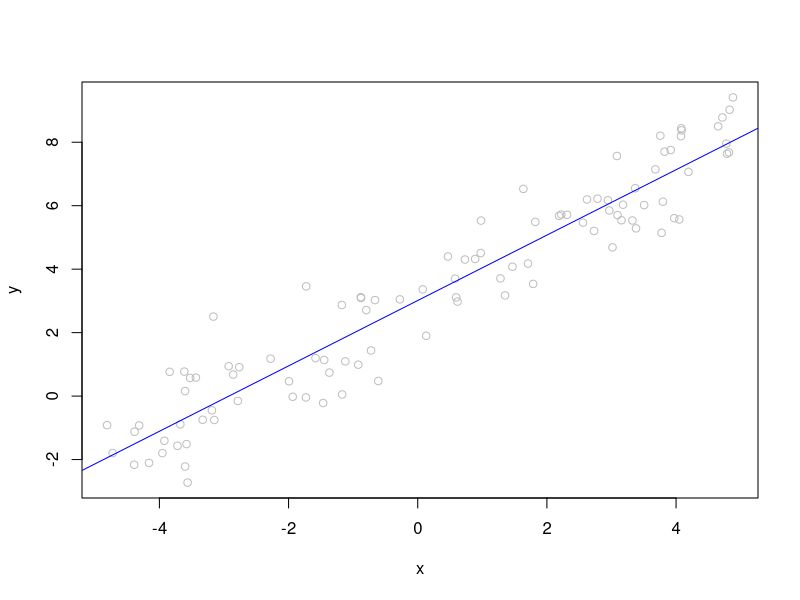
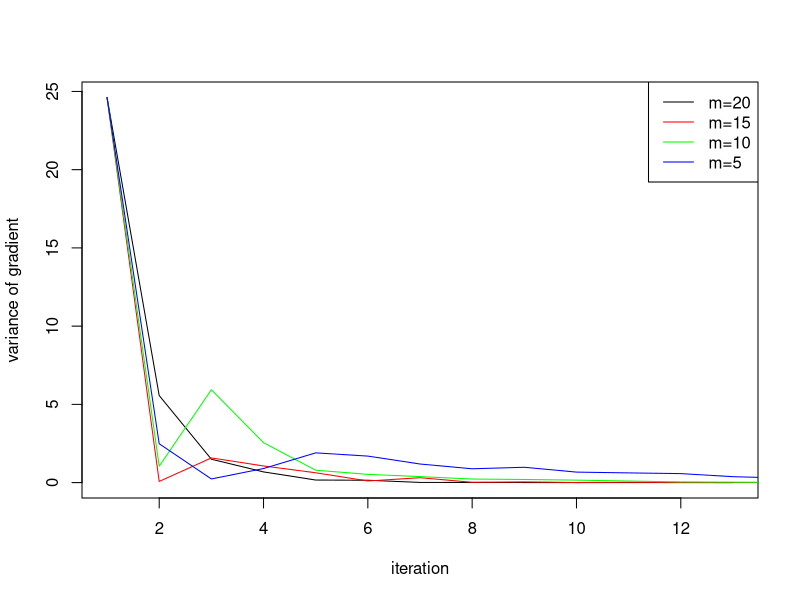
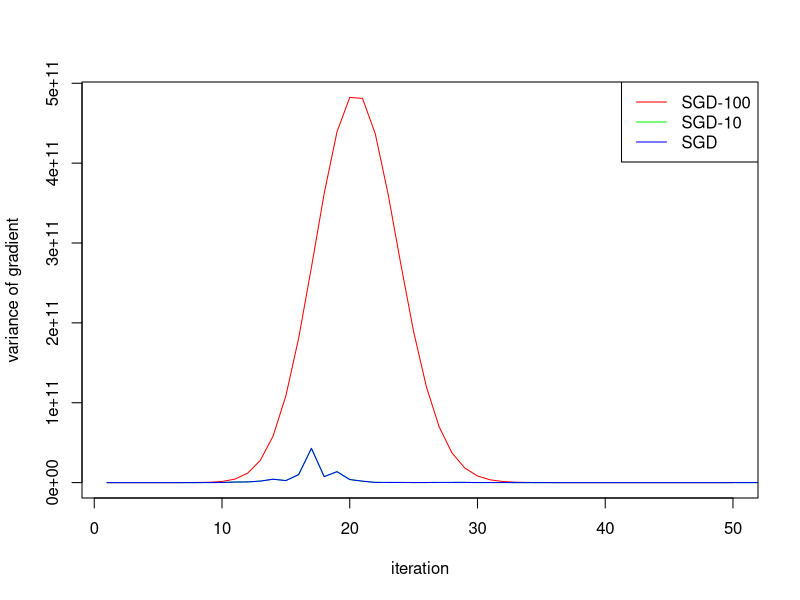
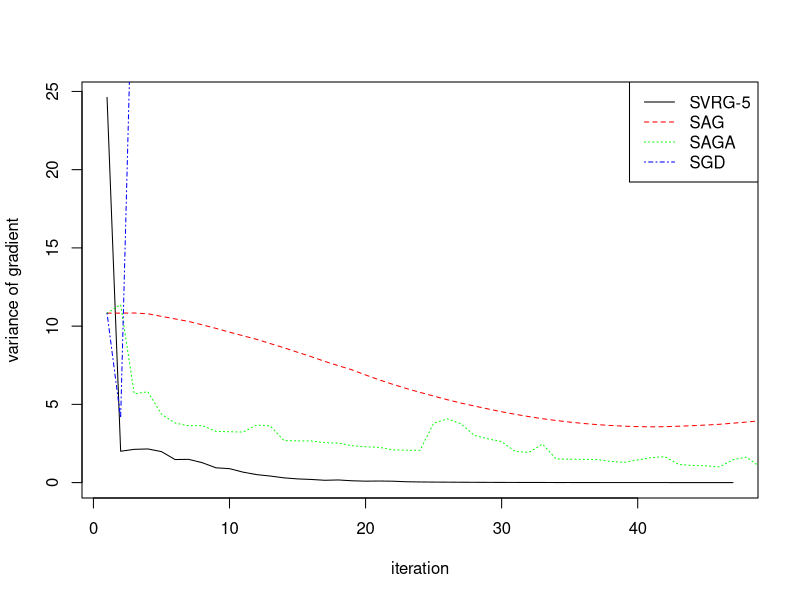
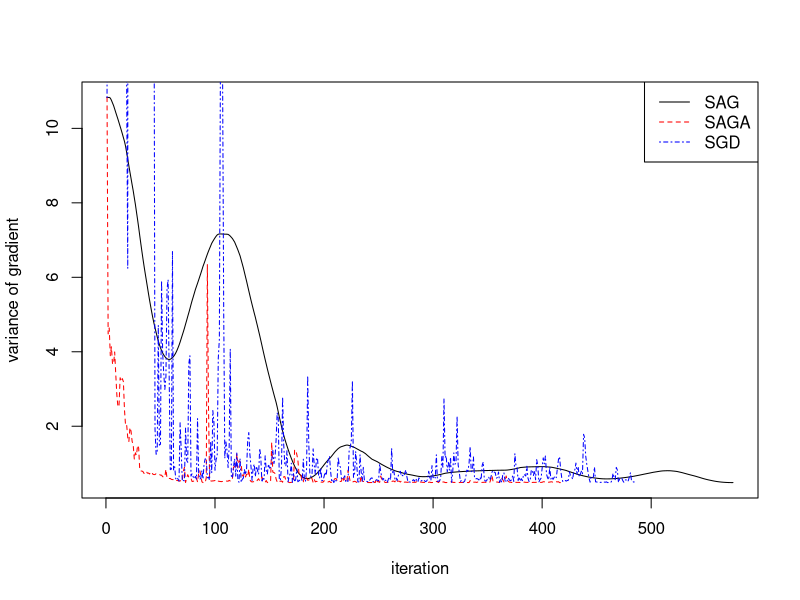

These charts were generated, in order, by the following R code:

#############################################################
# Two norm square
# y^T y 
# @param column vector y
# @return Scalar value
##############################################################
norm <- function(y) {
  r = t(y)%*%y
  r = as.numeric(r)
  return (r)
}
#############################################################
# Backtracking step
# @param x0: current position
# @param func: Function subroutine
# @param derv: derivative function subroutine
# @param alpha: between 0 and 0.5
# @param beta: between 0 and 1
# @param iteration: count
##############################################################
backtrack<-function(x0, fn, derv, s, alpha, beta, count) {
  while (fn(x0 - s*derv(x0)) > fn(x0) -  alpha * s * norm(derv(x0)) ) {
    s = s*beta
    count = count+1
  }
  return (s)
}

#############################################################
# Gradient Descent with fixed step size of 1/sqrt(k)
# where k is the iteration number
# @param func: Function subroutine
# @param derv: derivative function subroutine
# @param start: start position
# @param s : step size
##############################################################
gradient_descent<-function(func, derv, start, s, tol=0.001, maxiters=5000){
  x1 = start
  k=1
  ###########
  ftrace <- c()
  xtrace <- list()
  ftrace <- rbind(ftrace, func(x1))
  xtrace[[k]] <- x1
  k=k+1
  s=0.029
  ###########
  while (norm(derv(x1)) > tol) {
    #s = 1/sqrt(k)
    df <- derv(x1) #cost of finding gradient is O(n)
    x1 <- x1 - s * df
    ##########
    ftrace <- rbind(ftrace, func(x1))
    xtrace[[k]] <- x1
    ############
    k=k+1
    if (k==maxiters) {
      break;
    }
  }
  
  data.frame(
    "f_x" = ftrace,
    "x" = I(xtrace),
    "k" = c(1:length(ftrace))
  )
}


#############################################################
# Stochastic Gradient Descent
# @param func: Function subroutine
# @param derv: derivative function subroutine
# @param start: start position
# @param s : step size
##############################################################
stochastic_gradient_descent<-function(func, derv, derv_i, start, n, m=1, tol=0.001, maxiters=1000){
  x1 = start
  k=1
  ###########
  ftrace <- c()
  vtrace <- c()
  xtrace <- list()
  ftrace <- rbind(ftrace, func(x1))
  vtrace<-rbind(vtrace, var(derv(x1)))
  xtrace[[k]] <- x1
  k=k+1
  ###########
  #s=0.03
  while (norm(derv(x1)) > tol) {
    s = 1/sqrt(k)
    
    ik = sample(1:n,m,replace=F)
    #for (i in index) { #cost of finding gradient is O(m) where m<n
    x1 <- x1 - s * derv(x1,ik) #cost of finding gradient is O(1)
    #}
    ##########
    ftrace <- rbind(ftrace, func(x1))
    vtrace<-rbind(vtrace, var(derv(x1)))
    #print(func(x1))
    xtrace[[k]] <- x1
    ############
    k=k+1
    if (k==maxiters) {
      break;
    }
  }
  
  data.frame(
    "f_x" = ftrace,
    "v_x" = ftrace,
    "x" = I(xtrace),
    "k" = c(1:length(ftrace))
  )
}

#############################################################
# Stochastic Gradient Descent for SAG start value tuning
# @param func: Function subroutine
# @param derv: derivative function subroutine
# @param start: start position
# @param s : step size
##############################################################
stochastic_gradient_descent_sag<-function(func, derv, derv_i, start, n, m=1, tol=0.001, maxiters=1000){
  x1 = start
  k=1
  ###########
  ftrace <- c()
  xtrace <- list()
  ftrace <- rbind(ftrace, func(x1))
  xtrace[[k]] <- x1
  k=k+1
  ###########
  
  while (k<maxiters) {
    s = 1/sqrt(k)
    
    ik = sample(1:n,m,replace=F)
    #for (i in index) { #cost of finding gradient is O(m) where m<n
    x1 <- x1 - s * derv(x1,ik) #cost of finding gradient is O(1)
    #}
    ##########
    ftrace <- rbind(ftrace, func(x1))
    #print(func(x1))
    xtrace[[k]] <- x1
    ############
    k=k+1
  }
  
  data.frame(
    "f_x" = ftrace,
    "x" = I(xtrace),
    "k" = c(1:length(ftrace))
  )
}

#############################################################
# Stochastic Average Gradient: SAG
# @param func: Function subroutine
# @param derv: derivative function subroutine
# @param start: start position
# @param s : step size
##############################################################
sgd_sag<-function(func, derv, derv_i, start, n, m=1, s = 0.01, tol=0.01, maxiters=2000){
  x1 = start
  k=1
  g = list()
  for  (i in 1:n) {
    g[[i]] <- x1
  }
  ###########
  ftrace <- c()
  vtrace <- c()
  xtrace <- list()
  ftrace <- rbind(ftrace, func(x1))
  vtrace<-rbind(vtrace, var(derv(x1)))
  xtrace[[k]] <- x1
  k=k+1
  ###########
  
  while (norm(derv(x1)) > tol) {
    ik = sample(1:n,m,replace=T)
    
    sumg0<- matrix(rep(0, length.out=length(x1)), nrow=length(x1),ncol=1)
    for  (i in 1:n) {
      sumg0 = sumg0+g[[i]]
    }
    g0 = g[[ik]]
    g1 = derv_i(ik, x1)
    g[[ik]]=g1
    
    #for (i in index) { #cost of finding gradient is O(m) where m<n
    x1 <- x1 - s * (g1 - g0 + sumg0) #cost of finding gradient is O(1)
    #}
    ##########
    ftrace <- rbind(ftrace, func(x1))
    vtrace<-rbind(vtrace, var(derv(x1)))
    #print(abs(func(x1)-fstar))
    #print(func(x1))
    #print(var(derv(x1)))
    xtrace[[k]] <- x1
    ############
    k=k+1
    if (k==maxiters) {
      break;
    }
  }
  
  data.frame(
    "f_x" = ftrace,
    "v_x" = ftrace,
    "x" = I(xtrace),
    "k" = c(1:length(ftrace))
  )
}

#############################################################
# Stochastic Gradient Descent: SAGA
# @param func: Function subroutine
# @param derv: derivative function subroutine
# @param start: start position
# @param s : step size
##############################################################
sgd_saga<-function(func, derv, derv_i, start, n, m=1, s=0.01, tol=0.001, maxiters=1000){
  x1 = start
  k=1
  g = list()
  for  (i in 1:n) {
    g[[i]] <- x1
  }
  
  ###########
  ftrace <- c()
  vtrace <- c()
  xtrace <- list()
  ftrace <- rbind(ftrace, func(x1))
  vtrace<-rbind(vtrace, var(derv(x1)))
  xtrace[[k]] <- x1
  k=k+1
  ###########
  
  while (norm(derv(x1)) > tol) {
    #s = 0.01
    ik = sample(1:n,m,replace=F)
    
    sumg0<- matrix(rep(0, length.out=length(x1)), nrow=length(x1),ncol=1)
    for  (i in 1:n) {
      sumg0 = sumg0+g[[i]]
    }
    g0 = g[[ik]]
    g1 = derv_i(ik, x1)
    g[[ik]]=g1
    
    #for (i in index) { #cost of finding gradient is O(m) where m<n
    x1 <- x1 - s * (g1*n - g0*n + sumg0) #cost of finding gradient is O(1)
    #}
    ##########
    ftrace <- rbind(ftrace, func(x1))
    vtrace<-rbind(vtrace, var(derv(x1)))
    #print(abs(func(x1)-fstar))
    #print(func(x1))
    #print(var(derv(x1)))
    xtrace[[k]] <- x1
    ############
    k=k+1
    if (k==maxiters) {
      break;
    }
  }
  
  data.frame(
    "f_x" = ftrace,
    "v_x" = ftrace,
    "x" = I(xtrace),
    "k" = c(1:length(ftrace))
  )
}

#############################################################
# Stochastic Gradient Descent: SVRG
# @param func: Function subroutine
# @param derv: derivative function subroutine
# @param start: start position
# @param s : step size
##############################################################
sgd_svrg<-function(func, derv, derv_i, start, n, m=1, s=0.01, tol=0.001, maxiters=1000){
  x1 = start
  k=1
  ###########
  ftrace <- c()
  vtrace <- c()
  xtrace <- list()
  ftrace <- rbind(ftrace, func(x1))
  vtrace<-rbind(vtrace, var(derv(x1)))
  xtrace[[k]] <- x1
  ###########
  k=k+1
  #s=0.029
  while (norm(derv(x1)) > tol) {
    #s = 1/sqrt(k)
    g0 = derv(x1)
    ibatch = sample(1:n, m, replace = F)
    x0 = x1
    for (i in ibatch) {
      x1 <- x1 - s*(n*derv_i(i, x1) - n*derv_i(i, x0) + g0)
    }
    ##########
    ftrace <- rbind(ftrace, func(x1))
    #print(abs(func(x1)-fstar))
    vtrace<-rbind(vtrace, var(derv(x1)))
    xtrace[[k]] <- x1
    ############
    k=k+1
    if (k==maxiters) {
      break;
    }
  }
  
  data.frame(
    "f_x" = ftrace,
    "v_x" = vtrace,
    "x" = I(xtrace),
    "k" = c(1:length(ftrace))
  )
}

###########################################################################
#########################################
# Function: squared error cost function
#########################################
cost <- function(theta) {
  c <- 0
  for (i in 1:length(y)) {
    c<- c+cost_i(i,theta)
  }
  c
}

cost_i <- function(i, theta) {
  #print(c(i,X[i,],theta))
  ( (X[i,] %*% theta - y[i])^2 ) / (2*length(y))
}

#######################################################
# Gradient: Derivative of squared error cost function
#######################################################
delta <- function(theta, B=c()) {
  d <- matrix(rep(0,length.out=length(theta)),nrow=length(theta),ncol=1)
  if (length(B)==0) {
    B = 1:length(y)
  }
  for (i in B) {
    d <- d + delta_i(i,theta, B)
  }
  d
}

delta_i <- function(i, theta, B=c()) {
  if (length(B)==0) {
    N = length(y)
  }
  else {
    N = length(B)
  }
  error<-as.numeric(X[i,] %*% theta - y[i])
  t(error*t(X[i,])/N)
}
#########################################################################

#Simulate data
x <- runif(100, -5, 5) #try 100 works well
y <- x + rnorm(100) + 3

# fit a linear model
res <- lm( y ~ x )
print(res$coefficients)
# plot the data and the model
plot(x,y, col="grey")
abline(res, col='blue')

# learning rate and iteration limit
s <- 0.01

# initialize coefficients
beta0 <- matrix(c(0,0), nrow=2)

# add a column of 1's for the intercept coefficient
X <- cbind(1, matrix(x))

thetastar = matrix(c(res$coefficients),ncol=1,nrow=2)
fstar = cost(theta = thetastar)
#norm(delta(thetastar))
#####################################################
df = data.frame(
  method=character(),
  time = double(),
  steps = integer(),
  est_beta0 = double(),
  est_beta0 = double()
)


df = rbind(df, data.frame(method="LR", time=0, steps=0, beta0=round(res$coefficients[[1]],4), beta1=round(res$coefficients[[2]],4) ) )

a=Sys.time()
gdf = gradient_descent(cost,delta,beta0+c(2.5,0.5), s)
b=Sys.time()-a
max(gdf$k)
beta_est <- c(gdf$x[length(gdf$k)][[1]])
beta_est
df = rbind(df, data.frame(method="GD", time=round(b,4), steps=max(gdf$k), beta0=round(beta_est[1],4), beta1=round(beta_est[2],4) ) )
y1<-gdf

a=Sys.time()
gdf = stochastic_gradient_descent(cost,delta, delta_i, beta0+c(2.5,0.5), length(y))
b=Sys.time()-a
max(gdf$k)
beta_est <- c(gdf$x[length(gdf$k)][[1]])
beta_est
df = rbind(df, data.frame(method="SGD-1", time=round(b,4), steps=max(gdf$k), beta0=round(beta_est[1],4), beta1=round(beta_est[2],4) ) )
y2<-gdf

a=Sys.time()
gdf = stochastic_gradient_descent(cost,delta, delta_i, beta0, length(y), 10)
b=Sys.time()-a
max(gdf$k)
beta_est <- c(gdf$x[length(gdf$k)][[1]])
beta_est
df = rbind(df, data.frame(method="SGD-10", time=round(b,4), steps=max(gdf$k), beta0=round(beta_est[1],4), beta1=round(beta_est[2],4) ) )
y3<-gdf

a=Sys.time()
gdf = stochastic_gradient_descent(cost,delta, delta_i, beta0, length(y), 100)
b=Sys.time()-a
b
max(gdf$k)
beta_est <- c(gdf$x[length(gdf$k)][[1]])
beta_est
df = rbind(df, data.frame(method="SGD-500", time=round(b,4), steps=max(gdf$k), beta0=round(beta_est[1],4), beta1=round(beta_est[2],4) ) )
y4<-gdf
df

#sgdburn <- stochastic_gradient_descent_sag(cost,delta, delta_i, beta0, length(y))
#beta0_sag <- sgdburn$x[[length(y)-1]]

a=Sys.time()
gdf = sgd_sag(cost,delta, delta_i, beta0, length(y), m=1, s=0.029, tol=0.001) #step size as high as possible before diverging
b=Sys.time()-a
beta_est <- c(gdf$x[length(gdf$k)][[1]])
beta_est
max(gdf$k)
df = rbind(df, data.frame(method="SAG", time=round(b,4), steps=max(gdf$k), beta0=round(beta_est[1],4), beta1=round(beta_est[2],4) ) )
y5<-gdf$f_x

a=Sys.time()
gdf = sgd_saga(cost,delta, delta_i, beta0, length(y), m=1, s=0.03)
b=Sys.time()-a
beta_est <- c(gdf$x[length(gdf$k)][[1]])
beta_est
max(gdf$k)
df = rbind(df, data.frame(method="SAGA", time=round(b,4), steps=max(gdf$k), beta0=round(beta_est[1],4), beta1=round(beta_est[2],4) ) )
y6<-gdf$f_x
df
a=Sys.time()
gdf = sgd_svrg(cost,delta, delta_i, beta0, length(y), m=5, s=0.02, tol=0.001)
b=Sys.time()-a
beta_est <- c(gdf$x[length(gdf$k)][[1]])
beta_est
max(gdf$k)
df = rbind(df, data.frame(method="SVRG", time=round(b,4), steps=max(gdf$k), beta0=round(beta_est[1],4), beta1=round(beta_est[2],4) ) )
y6<-gdf$f_x
df

#Plot variance updates for SVRG with changes to update frequency
y4 = sgd_svrg(cost,delta, delta_i, beta0, length(y), m=20, s=0.02, tol=0.001)
y3 = sgd_svrg(cost,delta, delta_i, beta0, length(y), m=15, s=0.02, tol=0.001)
y2 = sgd_svrg(cost,delta, delta_i, beta0, length(y), m=10, s=0.02, tol=0.001)
y1 = sgd_svrg(cost,delta, delta_i, beta0, length(y), m=5, s=0.02, tol=0.001)
plot(y4$v_x, type="l", lty=1, col="black", xlab = "iteration", ylab="variance of gradient")
lines(y3$v_x, lty=1, col="red")
lines(y2$v_x, lty=1, col="green")
lines(y1$v_x, lty=1, col="blue")
legend("topright", c("m=20","m=15","m=10","m=5"), col=c("black","red", "green","blue"), lty=c(1,1,1,1))

#Plot variance updates for SGD and compare with mini-batch setting
y3 = stochastic_gradient_descent(cost,delta, delta_i, beta0, length(y), 100)
y2 = stochastic_gradient_descent(cost,delta, delta_i, beta0, length(y), 10)
y1 = stochastic_gradient_descent(cost,delta, delta_i, beta0, length(y))
plot(y3$v_x, type="l", lty=1, col="red", xlab = "iteration", ylab="variance of gradient")
lines(y2$v_x, lty=1, col="green")
lines(y2$v_x, lty=1, col="blue")
legend("topright", c("SGD-100","SGD-10","SGD"), col=c("red","green", "blue"), lty=c(1,1,1))

#Plot variance updates for SGD and compare with mini-batch setting
y4 = sgd_svrg(cost,delta, delta_i, start = beta0, n=length(y), m=5, s=0.02, tol=0.001)
y3 = sgd_sag(cost,delta, delta_i, beta0, length(y), m=1, s=0.029, tol=0.001) 
y2 = sgd_saga(cost,delta, delta_i, beta0, length(y), m=1, s=0.03, tol=0.001)
y1 = stochastic_gradient_descent(cost,delta, delta_i, beta0, length(y), m=1)
plot(y4$v_x, type="l", lty=1, col="black", xlab = "iteration", ylab="variance of gradient")
lines(y3$v_x, lty=2, col="red")
lines(y2$v_x, lty=3, col="green")
lines(y1$v_x, lty=4, col="blue")
legend("topright", c("SVRG-5","SAG","SAGA","SGD"), col=c("black","red", "green","blue"), lty=c(1,2,3,4))

y3 = sgd_sag(cost,delta, delta_i, beta0, length(y), m=1, s=0.01, tol=0.001) 
y2 = sgd_saga(cost,delta, delta_i, beta0, length(y), m=1, s=0.03, tol=0.001)
y1 = stochastic_gradient_descent(cost,delta, delta_i, beta0, length(y), m=1)
plot(y3$v_x, type="l", lty=1, col="black", xlab = "iteration", ylab="variance of gradient")
lines(y2$v_x, lty=2, col="red")
lines(y1$v_x, lty=4, col="blue")
legend("topright", c("SAG","SAGA","SGD"), col=c("black","red", "blue"), lty=c(1,2,4))
